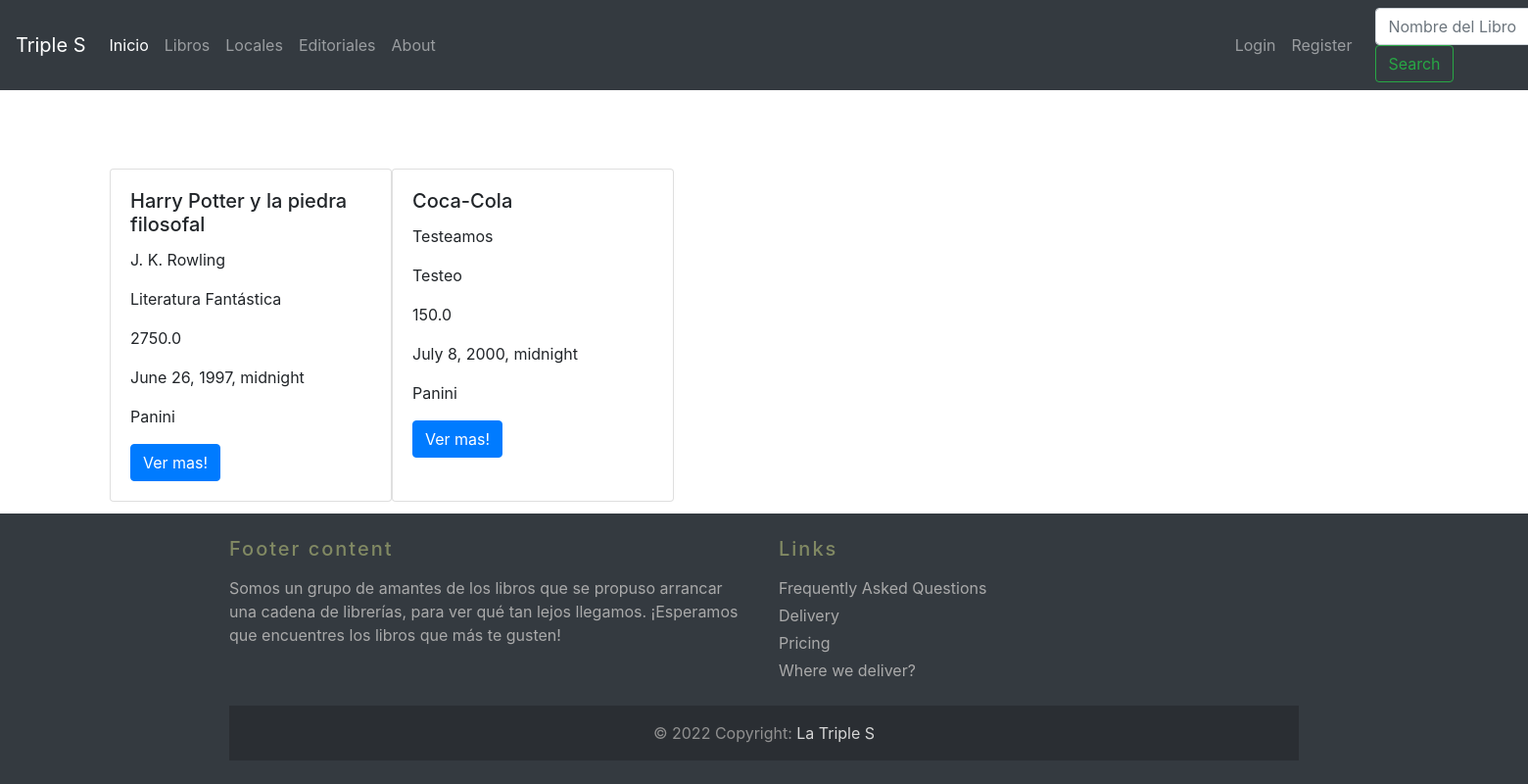
/libros/libros/, run on an earlier commit of the app's database.
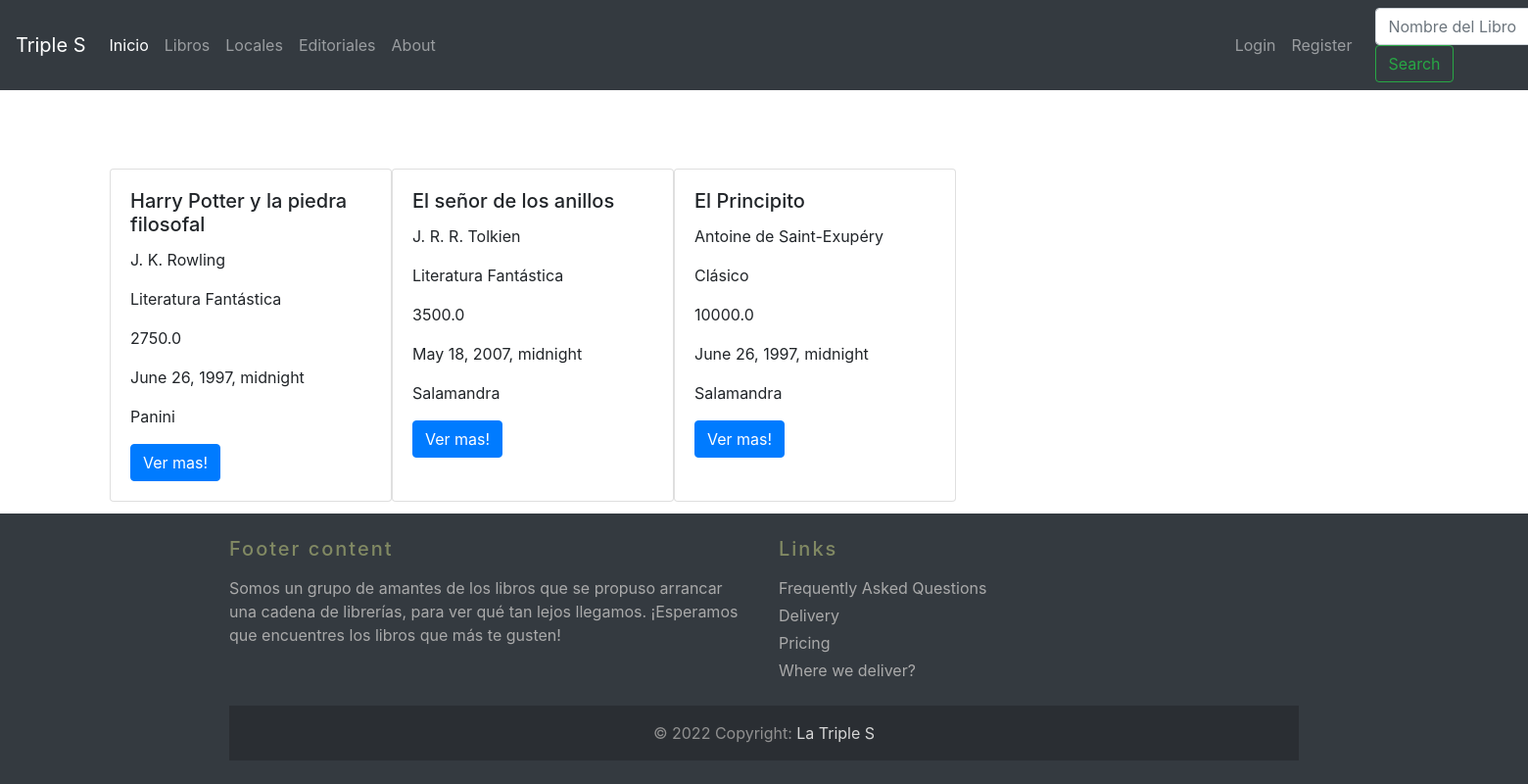
And on a later commit of the database.
### Libros/models.py (models this page shows)
class Libros(models.Model):
    name = models.CharField(max_length=255)
    autor = models.CharField(max_length=50)
    categoria = models.CharField(max_length=100)
    precio = models.FloatField()
    ISBN = models.CharField(max_length=20, unique=True)
    stock = models.BooleanField(default=True, null=True)
    fecha = models.DateTimeField()
    editorial = models.ForeignKey(Editorial, on_delete=models.CASCADE)
    class Meta:
        verbose_name = 'libro'
        verbose_name_plural = 'libros'

class Editorial(models.Model):
    nombre = models.CharField(max_length=30)
    link_editorial = models.CharField(max_length=255)
    foto = models.ImageField(upload_to='imgs/')
    class Meta:
        verbose_name = 'editorial'
        verbose_name_plural = 'editoriales'
    def __str__(self):
        return self.nombre

### Libros/views.py (the view)
# urls.py: path('libros/', libros, name = 'libros'),
def libros(request):
    libros = Libros.objects.all()
    context = {
        'libros' : libros
    }
    return render(request, 'libros.html', context = context)

### templates/libros.html (shortened to what this page needs)
{% extends 'base.html' %}
{% block contenido %}
<div class="d-flex" style="margin-top:5rem; margin-left:7rem;">
    {% for libro in libros %}
    <div class="card" style="width: 18rem;">
        <div class="card-body">
            <h5 class="card-title">{{libro.name}}</h5>
            <p class="card-text">{{libro.autor}}</p>
            <p class="card-text">{{libro.categoria}}</p>
            <p class="card-text">{{libro.precio}}</p>
            <p class="card-text">{{libro.fecha}}</p>
            <p class="card-text">{{libro.editorial}}</p>
            <a href="/libros/detalle-libro/{{libro.id}}/" class="btn btn-primary">Ver mas!</a>
        </div>
    </div>
    {% endfor %}
</div>
{% endblock %}

### templates/base.html (shortened to what this page needs)
<!DOCTYPE html>
<html lang="en">
<head>
    <link rel="stylesheet" href="https://cdn.jsdelivr.net/npm/bootstrap@4.6.1/dist/css/bootstrap.min.css">
</head>
<body class="d-flex flex-column min-vh-100" >
    <nav class="navbar navbar-expand-lg navbar-dark bg-dark">
        <a class="navbar-brand" href="/">Triple S</a>
        <div class="collapse navbar-collapse" id="navbarSupportedContent">
          <ul class="navbar-nav mr-auto">
            <li class="nav-item active">
              <a class="nav-link" href="/">Inicio<span class="sr-only">(current)</span></a>
            </li>
            <li class="nav-item">
              <a class="nav-link" href="/libros/libros">Libros</a>
            </li>
            <li class="nav-item">
              <a class="nav-link" href="/libros/locales">Locales</a>
            </li>
            <li class="nav-item">
              <a class="nav-link" href="/libros/editoriales">Editoriales</a>
            </li>
            <li class="nav-item">
              <a class="nav-link" href="/libros/about">About</a>
            </li>
            {% if request.user.is_authenticated %}
            <li class="nav-item" style="margin-left: 50rem">
              <a class="nav-link" href="/logout/">Logout</a>
            </li>
            {% else %}
            <li class="nav-item"  style="margin-left: 50rem">
              <a class="nav-link" href="/login/">Login</a>
            </li>
            <li class="nav-item">
              <a class="nav-link" href="/register/">Register</a>
            </li>
            {% endif %}
            <li class="nav-item">
              <a class="nav-link" href="/perfil/">{{user.username}}</a>
            </li>
          </ul>
          <form class="form-inline my-2 my-lg-0" action ='/libros/buscar-libros/' method="GET">
            <input class="form-control mr-sm-2" type="text" placeholder="Nombre del Libro" aria-label="Search" name="Search">
            <button class="btn btn-outline-success my-2 my-sm-0" type="submit">Search</button>
          </form>
        </div>
      </nav>
  {% block contenido %}
  {% endblock %}
    <footer  class="bg-dark mt-auto">
    <div class="container p-4 margin-bottom">
      <div class="row">
        <div class="col-lg-6 col-md-12 mb-4">
          <h5 class="mb-3" style="letter-spacing: 2px; color: #818963;">Footer content</h5>
          <p style="color: #aaaaaa;">
            Somos un grupo de amantes de los libros que se propuso arrancar una cadena de librerías, para ver qué tan lejos llegamos.
            ¡Esperamos que encuentres los libros que más te gusten!
          </p>
        </div>
        <div class="col-lg-3 col-md-6 mb-4">
          <h5 class="mb-3" style="letter-spacing: 2px; color: #818963;">Links</h5>
          <ul class="list-unstyled mb-0">
            <li class="mb-1">
              <a href="#!" style="color: #aaaaaa;">Frequently Asked Questions</a>
            </li>
            <li class="mb-1">
              <a href="#!" style="color: #aaaaaa;">Delivery</a>
            </li>
            <li class="mb-1">
              <a href="#!" style="color: #aaaaaa;">Pricing</a>
            </li>
            <li>
              <a href="#!" style="color: #aaaaaa;">Where we deliver?</a>
            </li>
          </ul>
        </div>
      </div>
    <div class="text-center p-3" style="color: #919191 ; background-color: rgba(0, 0, 0, 0.2);">
      © 2022 Copyright:
      <a style="color: #d6d6d6;" href="">La Triple S</a>
</body>
</html>

What changed in the data, as far as the page shows it:
removed Libros: name "Coca-Cola", autor "Testeamos", categoria "Testeo", precio "150.0", fecha "July 8, 2000, midnight", editorial "Panini"
added Libros: name "El señor de los anillos", autor "J. R. R. Tolkien", categoria "Literatura Fantástica", precio "3500.0", fecha "May 18, 2007, midnight", editorial "Salamandra"
added Libros: name "El Principito", autor "Antoine de Saint-Exupéry", categoria "Clásico", precio "10000.0", fecha "June 26, 1997, midnight", editorial "Salamandra"
